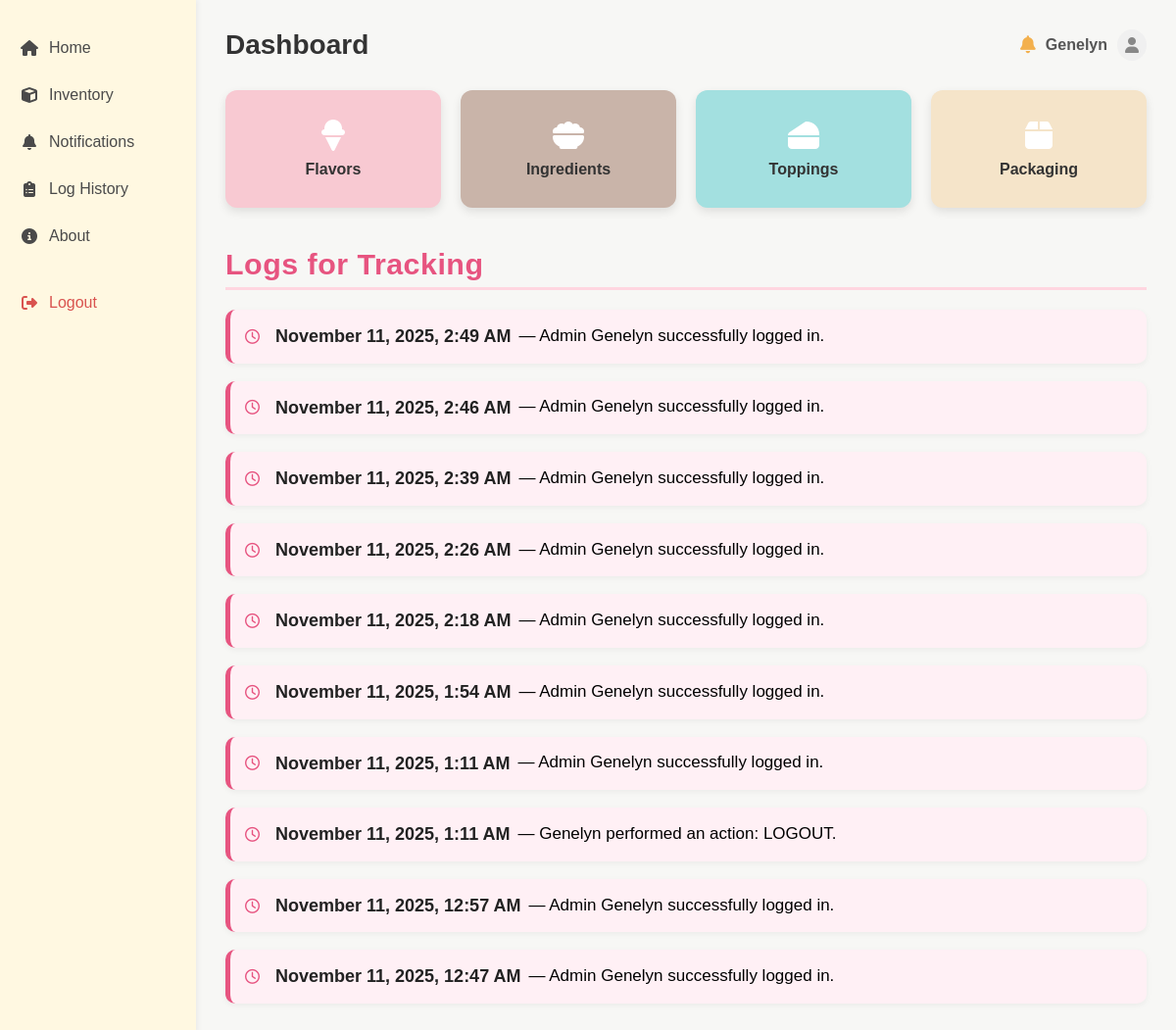
The page /home/ (signed in) on the database as committed earlier.
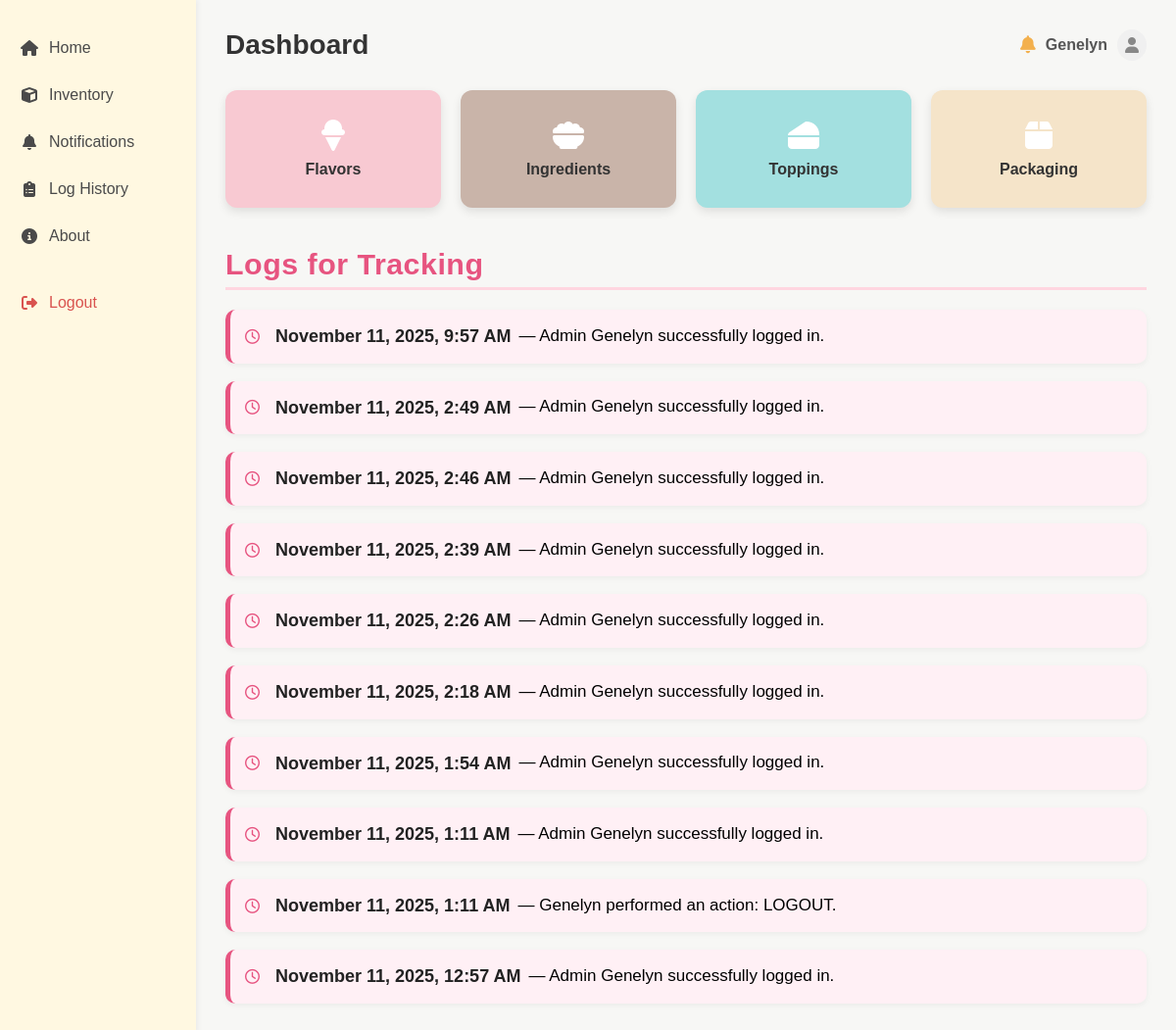
The same page on the database as committed later.
### sidebar/models.py (models this page shows, shortened)
class LogHistory(models.Model):
    ACTION_CHOICES = [
        ('LOGIN', 'Login'),
        ('ADD', 'Add'),
        ('UPDATE', 'Update'),
        ('DELETE', 'Delete'),
    ]
    staff = models.ForeignKey(User, on_delete=models.SET_NULL, null=True)
    action_taken = models.CharField(max_length=20, choices=ACTION_CHOICES)
    product_name = models.CharField(max_length=100, blank=True, null=True)
    stock_status = models.CharField(max_length=50, blank=True, null=True)
    date_and_time = models.DateTimeField(default=timezone.now)

### sidebar/views.py (the view)
# urls.py: path('', views.home, name='home'),
@login_required
def home(request):
    recent_logs = LogHistory.objects.all().order_by('-date_and_time')[:10]
    return render(request, 'sidebar/home.html', {
        'recent_logs': recent_logs
    })

### sidebar/templates/sidebar/home.html (shortened to what this page needs)
{% load static %}
<!DOCTYPE html>
<html lang="en">
<head>
    <link rel="stylesheet" href="{% static 'css/home.css' %}">
    <link rel="stylesheet" href="https://cdnjs.cloudflare.com/ajax/libs/font-awesome/6.5.0/css/all.min.css">
</head>
<body>
    <div class="container">
        <aside class="sidebar">
            <ul>
                <li><a href="{% url 'home' %}"><i class="fa-solid fa-house"></i> Home</a></li>
                <li><a href="{% url 'inventory' %}"><i class="fa-solid fa-cube"></i> Inventory</a></li>
                <li><a href="{% url 'notifications' %}"><i class="fa-solid fa-bell"></i> Notifications</a></li>
                <li><a href="{% url 'log_history' %}"><i class="fa-solid fa-clipboard-list"></i> Log History</a></li>
                <li><a href="{% url 'about' %}"><i class="fa-solid fa-circle-info"></i> About</a></li>
                <li class="logout"><a href="{% url 'logout' %}"><i class="fa-solid fa-right-from-bracket"></i> Logout</a></li>
            </ul>
        </aside>
        <main class="main-content">
            <header class="topbar">
                <h1>Dashboard</h1>
                <div class="user-info">
                   <a href="{% url 'notifications' %}" class="notification-icon" title="View Notifications">
    <i class="fa-solid fa-bell"></i>
</a>
                    <span>{{ request.user.username|default:"Admin"|title }}</span>
                    <i class="fa-solid fa-user"></i>
                </div>
            </header>
            <section class="cards">
                <a href="{% url 'flavors' %}" class="card flavor">
                    <i class="fa-solid fa-ice-cream"></i>
                    <p>Flavors</p>
                </a>
                <a href="{% url 'ingredients' %}" class="card ingredients">
                    <i class="fa-solid fa-bowl-food"></i>
                    <p>Ingredients</p>
                </a>
                <a href="{% url 'toppings' %}" class="card toppings">
                    <i class="fa-solid fa-cheese"></i>
                    <p>Toppings</p>
                </a>
                <a href="{% url 'packaging' %}" class="card packaging">
                    <i class="fa-solid fa-box"></i>
                    <p>Packaging</p>
                </a>
            </section>
            <section class="log-section">
                <h2>Logs for Tracking</h2>
                <div class="log-list">
                    {% for log in recent_logs %}
                        <div class="log-entry">
                            <i class="fa-regular fa-clock"></i>
                            <strong>{{ log.date_and_time|date:"F j, Y, g:i A" }}</strong> —
                            {% if log.action_taken == "LOGIN" %}
                                Admin {{ log.staff.username|default:"System"|title }} successfully logged in.
                            {% elif log.action_taken == "ADD" %}
                                {{ log.staff.username|title }} added {{ log.product_name }} to inventory ({{ log.stock_status|default:"N/A" }}).
                            {% elif log.action_taken == "UPDATE" %}
                                {{ log.staff.username|title }} updated {{ log.product_name }} ({{ log.stock_status|default:"N/A" }}).
                            {% elif log.action_taken == "DELETE" %}
                                {{ log.staff.username|title }} deleted {{ log.product_name }} from inventory.
                            {% else %}
                                {{ log.staff.username|title }} performed an action: {{ log.get_action_taken_display }}.
                            {% endif %}
                        </div>
                    {% empty %}
                        <p class="no-data">No recent activity logs found.</p>
                    {% endfor %}
                </div>
            </section>
        </main>
    </div>
</body>
</html>

### sidebar/static/css/home.css (style rules this page uses)
* { box-sizing: border-box; font-family: 'Poppins', sans-serif; margin: 0; padding: 0; }
body { background-color: #f7f7f5; min-height: 100vh; }
.container { display: flex; }
.sidebar { width: 200px; background-color: #fff8e1; padding: 20px 0; min-height: 100vh; box-shadow: 2px 0 5px rgba(0, 0, 0, 0.05); }
.sidebar ul { list-style: none; }
.sidebar ul li { margin: 10px 0; }
.sidebar ul li a { display: flex; align-items: center; padding: 10px 20px; text-decoration: none; color: #4a4a4a; font-weight: 500; transition: background-color 0.2s, color 0.2s; }
.sidebar ul li a i { margin-right: 10px; width: 20px; text-align: center; }
.sidebar .logout a { color: #d9534f; margin-top: 30px; }
.main-content { flex-grow: 1; padding: 30px; }
.topbar { display: flex; justify-content: space-between; align-items: center; margin-bottom: 30px; }
.topbar h1 { font-size: 28px; font-weight: 700; color: #333; }
.user-info { display: flex; align-items: center; gap: 10px; font-weight: 600; color: #555; }
.notification-icon { color: #f3b04d; font-size: 18px; text-decoration: none; }
.user-info i.fa-user { background-color: #f0f0f0; padding: 8px; border-radius: 50%; color: #888; }
.cards { display: grid; grid-template-columns: repeat(4, 1fr); gap: 20px; margin-bottom: 40px; }
.card { display: flex; flex-direction: column; justify-content: center; align-items: center; padding: 20px; border-radius: 12px; text-decoration: none; color: white; box-shadow: 0 4px 10px rgba(0, 0, 0, 0.1); transition: transform 0.2s; min-height: 120px; }
.card i { font-size: 32px; margin-bottom: 10px; }
.card p { font-size: 16px; font-weight: 600; color: #333; }
.card.flavor { background-color: #f8c9d2; }
.card.ingredients { background-color: #c9b4a9; }
.card.toppings { background-color: #a3e0e0; }
.card.packaging { background-color: #f5e4c9; }
.log-section { margin-top: 40px; }
.log-section h2 { color: #e75480; margin-bottom: 20px; font-size: 1.9rem; border-bottom: 3px solid #ffd6e0; padding-bottom: 6px; font-weight: 700; letter-spacing: 0.5px }
.log-list { display: flex; flex-direction: column; gap: 18px; }
.log-entry { background: #fff0f5; border-left: 5px solid #e75480; padding: 12px 15px; border-radius: 10px; box-shadow: 0 2px 6px rgba(0, 0, 0, 0.05); transition: 0.3s ease; display: flex; align-items: center; flex-wrap: wrap; gap: 8px; line-height: 1.7; font-size: 17px; }
.log-entry strong { font-size: 18px; color: #222; font-weight: 600; }
.log-entry i { color: #e75480; margin-right: 8px; font-size: 15px; }

Rows that differ between the two databases and show on the page:
no longer on this page (row unchanged): LogHistory: date_and_time "November 11, 2025, 12:47 AM", staff.username "Genelyn"
added LogHistory: date_and_time "November 11, 2025, 9:57 AM", staff.username "Genelyn"
